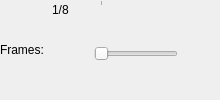
        <widget class="QWidget" name="widget_2" native="true">
         <layout class="QHBoxLayout" name="horizontalLayout_11">
          <property name="spacing">
           <number>2</number>
          </property>
          <property name="leftMargin">
           <number>0</number>
          </property>
          <property name="topMargin">
           <number>0</number>
          </property>
          <property name="rightMargin">
           <number>0</number>
          </property>
          <property name="bottomMargin">
           <number>0</number>
          </property>
          <item>
           <widget class="QWidget" name="widget_4" native="true">
            <property name="minimumSize">
             <size>
              <width>50</width>
              <height>0</height>
             </size>
            </property>
            <layout class="QGridLayout" name="gridLayout_5">
             <property name="leftMargin">
              <number>0</number>
             </property>
             <property name="topMargin">
              <number>0</number>
             </property>
             <property name="rightMargin">
              <number>0</number>
             </property>
             <property name="bottomMargin">
              <number>0</number>
             </property>
             <property name="spacing">
              <number>2</number>
             </property>
             <item row="0" column="0">
              <widget class="QLabel" name="label_12">
               <property name="text">
                <string>Frames:</string>
               </property>
              </widget>
             </item>
            </layout>
           </widget>
          </item>
          <item>
           <widget class="QWidget" name="widget_26" native="true">
            <property name="sizePolicy">
             <sizepolicy hsizetype="Fixed" vsizetype="Preferred">
              <horstretch>0</horstretch>
              <verstretch>0</verstretch>
             </sizepolicy>
            </property>
            <property name="minimumSize">
             <size>
              <width>40</width>
              <height>0</height>
             </size>
            </property>
            <widget class="QLabel" name="frameCountLabel">
             <property name="geometry">
              <rect>
               <x>0</x>
               <y>2</y>
               <width>40</width>
               <height>16</height>
              </rect>
             </property>
             <property name="sizePolicy">
              <sizepolicy hsizetype="Preferred" vsizetype="Preferred">
               <horstretch>0</horstretch>
               <verstretch>0</verstretch>
              </sizepolicy>
             </property>
             <property name="minimumSize">
              <size>
               <width>30</width>
               <height>0</height>
              </size>
             </property>
             <property name="text">
              <string>1/8</string>
             </property>
            </widget>
           </widget>
          </item>
          <item>
           <widget class="QSlider" name="timelineSlider">
            <property name="sizePolicy">
             <sizepolicy hsizetype="Expanding" vsizetype="Minimum">
              <horstretch>0</horstretch>
              <verstretch>0</verstretch>
             </sizepolicy>
            </property>
            <property name="maximum">
             <number>0</number>
            </property>
            <property name="pageStep">
             <number>1</number>
            </property>
            <property name="tracking">
             <bool>false</bool>
            </property>
            <property name="orientation">
             <enum>Qt::Orientation::Horizontal</enum>
            </property>
            <property name="tickPosition">
             <enum>QSlider::TickPosition::TicksAbove</enum>
            </property>
           </widget>
          </item>
          <item>
           <widget class="QLabel" name="totalDurationLabel">
            <property name="sizePolicy">
             <sizepolicy hsizetype="Fixed" vsizetype="Preferred">
              <horstretch>0</horstretch>
              <verstretch>0</verstretch>
             </sizepolicy>
            </property>
            <property name="minimumSize">
             <size>
              <width>40</width>
              <height>0</height>
             </size>
            </property>
            <property name="text">
             <string/>
            </property>
            <property name="alignment">
             <set>Qt::AlignmentFlag::AlignRight|Qt::AlignmentFlag::AlignTrailing|Qt::AlignmentFlag::AlignVCenter</set>
            </property>
           </widget>
          </item>
         </layout>
        </widget>
